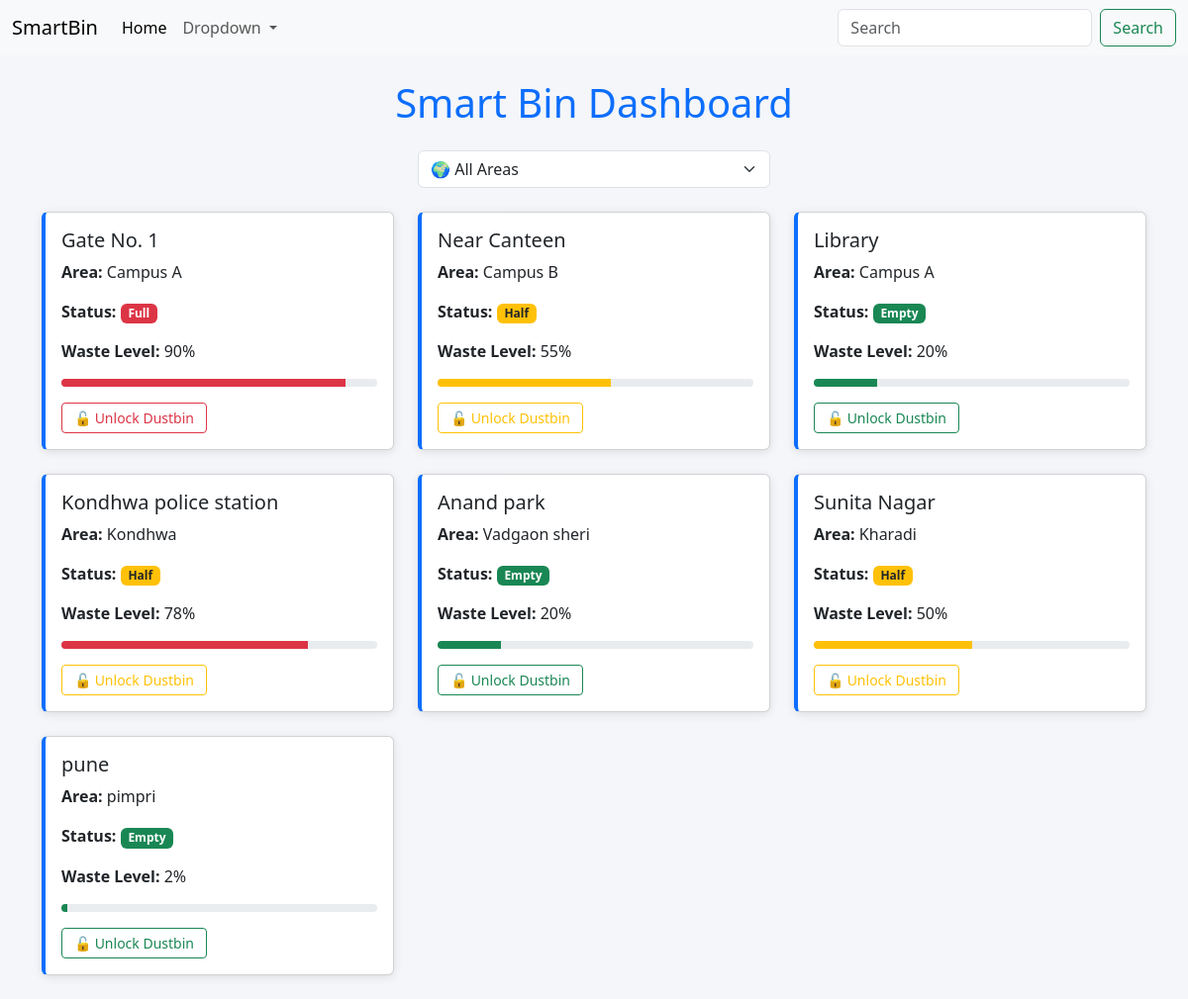
The page / on the database its author committed.
### Statusbin/models.py (models this page shows, shortened)
class Bin(models.Model):
    location = models.CharField(max_length=100)
    area = models.CharField(max_length=100)
    waste_level = models.PositiveIntegerField()  # 0 to 100
    status = models.CharField(max_length=10, choices=[
        ('Empty', 'Empty'),
        ('Half', 'Half'),
        ('Full', 'Full')
    ])

### Statusbin/views.py (the view)
# urls.py: path('', views.dashboard, name='dashboard'),
def dashboard(request):
    selected_area = request.GET.get('area')
    if selected_area:
        bins = Bin.objects.filter(area=selected_area)
    else:
        bins = Bin.objects.all()
    areas = Bin.objects.values_list('area', flat=True).distinct()
    return render(request, 'dashboard.html', {
        'bins': bins,
        'areas': areas,
        'selected_area': selected_area
    })

### templates/dashboard.html (shortened to what this page needs)
<!DOCTYPE html>
<html lang="en">
<head>
  <link href="https://cdn.jsdelivr.net/npm/bootstrap@5.3.2/dist/css/bootstrap.min.css" rel="stylesheet">
</head>
<body>
<nav class="navbar navbar-expand-lg bg-body-tertiary bg-light">
  <div class="container-fluid">
    <a class="navbar-brand" href="#">SmartBin</a>
    <div class="collapse navbar-collapse" id="navbarSupportedContent">
      <ul class="navbar-nav me-auto mb-2 mb-lg-0">
        <li class="nav-item">
          <a class="nav-link active" href="#">Home</a>
        </li>
        <li class="nav-item dropdown">
          <a class="nav-link dropdown-toggle" href="#" role="button" data-bs-toggle="dropdown">
            Dropdown
          </a>
        </li>
      </ul>
      <form class="d-flex" role="search">
        <input class="form-control me-2" type="search" placeholder="Search" aria-label="Search"/>
        <button class="btn btn-outline-success" type="submit">Search</button>
      </form>
    </div>
  </div>
</nav>
<div class="container mt-4">
    <h1 class="mb-4 text-center text-primary">Smart Bin Dashboard</h1>
    <form method="get" class="mb-4">
        <div class="row justify-content-center">
            <div class="col-md-4">
                <select class="form-select" name="area" onchange="this.form.submit()">
                    <option value="">🌍 All Areas</option>
                </select>
            </div>
        </div>
    </form>
    <div class="row">
        {% for bin in bins %}
        <div class="col-md-4 mb-4">
            <div class="card card-custom">
                <div class="card-body">
                    <h5 class="card-title">{{ bin.location }}</h5>
                    <p class="card-text"><strong>Area:</strong> {{ bin.area }}</p>
                    <p class="card-text"><strong>Status:</strong>
                        {% if bin.status == "Full" %}
                            <span class="badge bg-danger">Full</span>
                        {% elif bin.status == "Half" %}
                            <span class="badge bg-warning text-dark">Half</span>
                        {% else %}
                            <span class="badge bg-success">Empty</span>
                        {% endif %}
                    </p>
                    <p class="card-text"><strong>Waste Level:</strong> {{ bin.waste_level }}%</p>
                    <div class="progress waste-bar">
                        <div class="progress-bar
                            {% if bin.waste_level >= 75 %}
                                bg-danger
                            {% elif bin.waste_level >= 40 %}
                                bg-warning
                            {% else %}
                                bg-success
                            {% endif %}"
                            role="progressbar"
                            style="width: {{ bin.waste_level }}%;">
                        </div>
                    </div>
                    <form method="post" action="{% url 'unlock_bin' bin.id %}" class="mt-3">
                        <button type="submit"
                                class="btn btn-sm
                                {% if bin.status == 'Full' %}
                                    btn-outline-danger custom-hover-red
                                {% elif bin.status == 'Half' %}
                                    btn-outline-warning custom-hover-yellow
                                {% else %}
                                    btn-outline-success custom-hover-green
                                {% endif %}">
                            🔓 Unlock Dustbin
                        </button>
                    </form>
                </div>
            </div>
        </div>
        {% empty %}
        <div class="col-12">
            <div class="alert alert-info text-center">No bins found for the selected area.</div>
        </div>
        {% endfor %}
    </div>
</div>
</body>
</html>

### templates/dashboard.html (style rules this page uses)
body { background-color: #f4f6f9; }
.card-custom { border-left: 4px solid #0d6efd; box-shadow: 0 2px 10px rgba(0,0,0,0.1); }
.waste-bar { height: 8px; border-radius: 5px; }
.btn-sm { width: auto; padding: 4px 12px; font-size: 0.875rem; }

### rows shown on the page
Bin: location "Gate No. 1", area "Campus A", status "Full", waste_level "90"
Bin: location "Near Canteen", area "Campus B", status "Half", waste_level "55"
Bin: location "Library", area "Campus A", status "Empty", waste_level "20"
Bin: location "Kondhwa police station", area "Kondhwa", status "Half", waste_level "78"
Bin: location "Anand park", area "Vadgaon sheri", status "Empty", waste_level "20"
Bin: location "Sunita Nagar", area "Kharadi", status "Half", waste_level "50"
Bin: location "pune", area "pimpri", status "Empty", waste_level "2"
